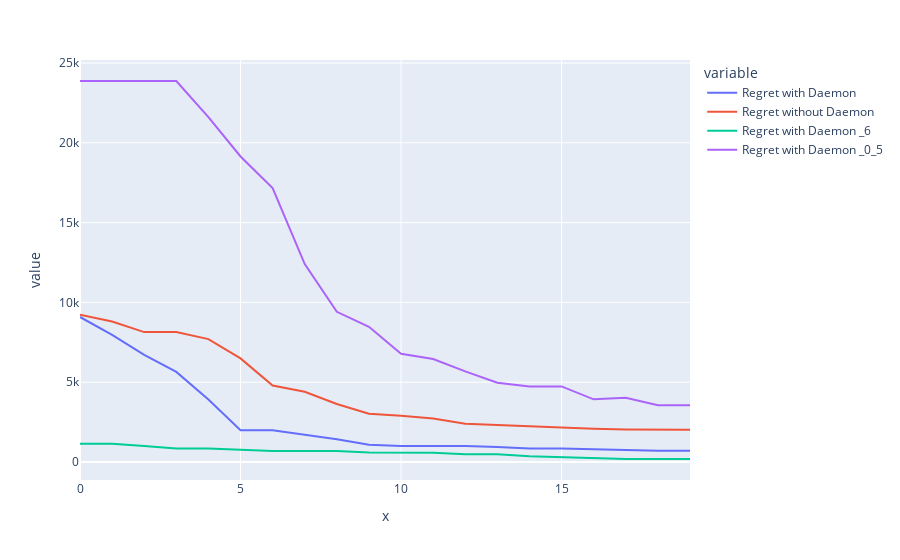

The cell this chart's notebook holds for it:
### Code cell
scores_DA_df = pd.DataFrame({'Regret with Daemon':scores_w_daemon,'Regret without Daemon':scores_wo_daemon,'Regret with Daemon _6':scores_w_daemon_6,'Regret with Daemon _0_5':scores_w_daemon_0_5 })
#px.line(scores_DA_df,y=scores_DA_df.columns, x = np.arange(len(scores_w_daemon)))

### Figure 1 — Plotly figure (JSON) as saved in the notebook; plotly's stock layout.template omitted (floating-point values rounded to 4 significant figures)
{"data": [{"hovertemplate": "variable=Regret with Daemon<br>x=%{x}<br>value=%{y}<extra></extra>", "legendgroup": "Regret with Daemon", "line": {"color": "#636efa", "dash": "solid"}, "marker": {"symbol": "circle"}, "mode": "lines", "name": "Regret with Daemon", "orientation": "v", "showlegend": true, "type": "scatter", "x": [0, 1, 2, 3, 4, 5, 6, 7, 8, 9, 10, 11, 12, 13, 14, 15, 16, 17, 18, 19], "xaxis": "x", "y": [9086.0, 7964.0, 6709.0, 5642.0, 3920.0, 1991.0, 1991.0, 1694.0, 1424.0, 1079.0, 1004.0, 1004.0, 1004.0, 932.8, 840.5, 840.5, 787.5, 730.1, 697.5, 697.5], "yaxis": "y"}, {"hovertemplate": "variable=Regret without Daemon<br>x=%{x}<br>value=%{y}<extra></extra>", "legendgroup": "Regret without Daemon", "line": {"color": "#EF553B", "dash": "solid"}, "marker": {"symbol": "circle"}, "mode": "lines", "name": "Regret without Daemon", "orientation": "v", "showlegend": true, "type": "scatter", "x": [0, 1, 2, 3, 4, 5, 6, 7, 8, 9, 10, 11, 12, 13, 14, 15, 16, 17, 18, 19], "xaxis": "x", "y": [9228.0, 8799.0, 8139.0, 8139.0, 7698.0, 6488.0, 4788.0, 4401.0, 3638.0, 3022.0, 2892.0, 2730.0, 2390.0, 2308.0, 2229.0, 2188.0, 2079.0, 2039.0, 2023.0, 2023.0], "yaxis": "y"}, {"hovertemplate": "variable=Regret with Daemon _6<br>x=%{x}<br>value=%{y}<extra></extra>", "legendgroup": "Regret with Daemon _6", "line": {"color": "#00cc96", "dash": "solid"}, "marker": {"symbol": "circle"}, "mode": "lines", "name": "Regret with Daemon _6", "orientation": "v", "showlegend": true, "type": "scatter", "x": [0, 1, 2, 3, 4, 5, 6, 7, 8, 9, 10, 11, 12, 13, 14, 15, 16, 17, 18, 19], "xaxis": "x", "y": [1138.0, 1138.0, 1009.0, 838.6, 838.6, 769.6, 686.0, 686.0, 686.0, 598.7, 582.1, 582.1, 484.7, 484.7, 354.8, 304.1, 252.8, 187.5, 187.5, 187.5], "yaxis": "y"}, {"hovertemplate": "variable=Regret with Daemon _0_5<br>x=%{x}<br>value=%{y}<extra></extra>", "legendgroup": "Regret with Daemon _0_5", "line": {"color": "#ab63fa", "dash": "solid"}, "marker": {"symbol": "circle"}, "mode": "lines", "name": "Regret with Daemon _0_5", "orientation": "v", "showlegend": true, "type": "scatter", "x": [0, 1, 2, 3, 4, 5, 6, 7, 8, 9, 10, 11, 12, 13, 14, 15, 16, 17, 18, 19], "xaxis": "x", "y": [23870.0, 23870.0, 23870.0, 23870.0, 21610.0, 19140.0, 17170.0, 12400.0, 9411.0, 8468.0, 6784.0, 6452.0, 5681.0, 4967.0, 4737.0, 4737.0, 3925.0, 4029.0, 3552.0, 3552.0], "yaxis": "y"}], "layout": {"legend": {"title": {"text": "variable"}, "tracegroupgap": 0}, "margin": {"t": 60}, "xaxis": {"anchor": "y", "domain": [0, 1], "title": {"text": "x"}}, "yaxis": {"anchor": "x", "domain": [0, 1], "title": {"text": "value"}}}}
